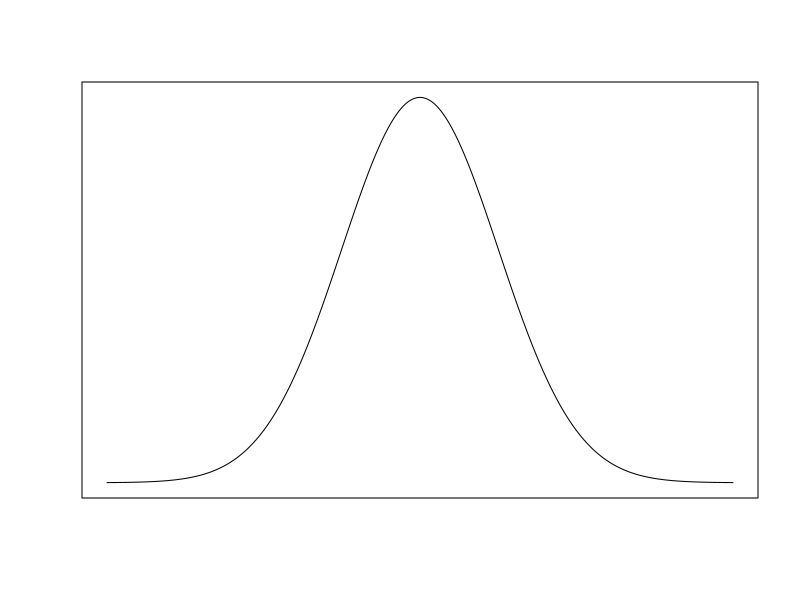

The R source for this figure: (Note: this script raises an error after producing the figure.)
## ---- chunk 1
pbinom(q = 6, size = 10, prob = 0.5, lower.tail = TRUE)
## ---- chunk 2
pbinom(q = 6, size = 10, prob = 0.5, lower.tail = FALSE)
## ---- chunk 3
plot(x = seq(-4, 4, 0.01), y = dnorm(seq(-4, 4, 0.01)), xlab = "", ylab = "", type = "l", yaxt = 'n', xaxt = 'n')
## ---- chunk 4
knitr::include_graphics("fig/fig_2_6_mu_sd.png")
## ---- chunk 5
knitr::include_graphics("fig/fig_2_6_pam_jim.png")
## ---- chunk 6
knitr::include_graphics("fig/fig_2_6_pam_jim2.png")
## ---- chunk 7
knitr::include_graphics("fig/fig_2_6_percentile.png")
## ---- chunk 8
pnorm(1800, mean = 1500, sd = 300)
